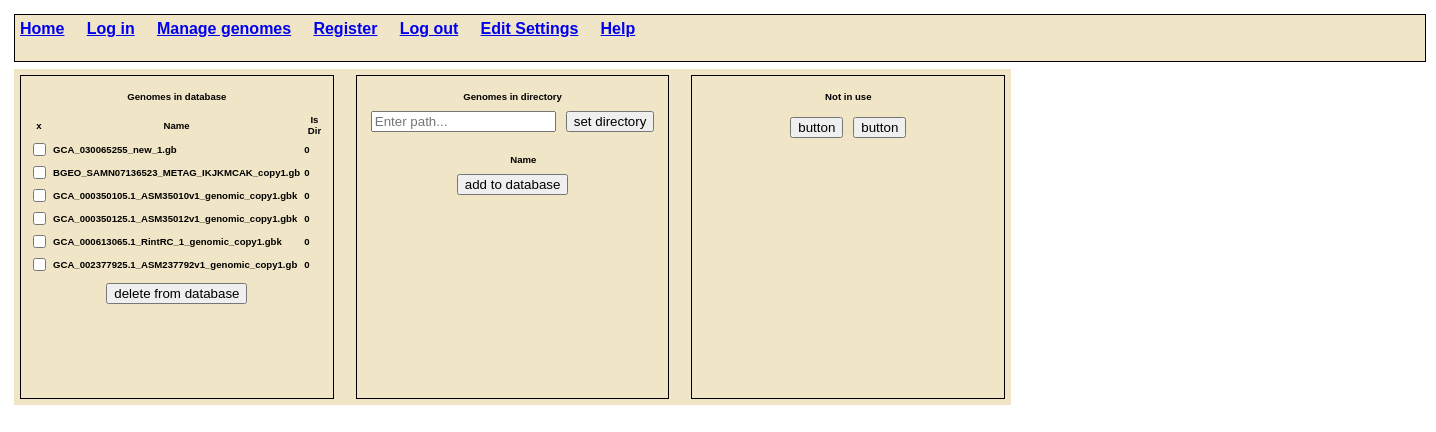
/managegenomes, run on an earlier commit of the app's database.
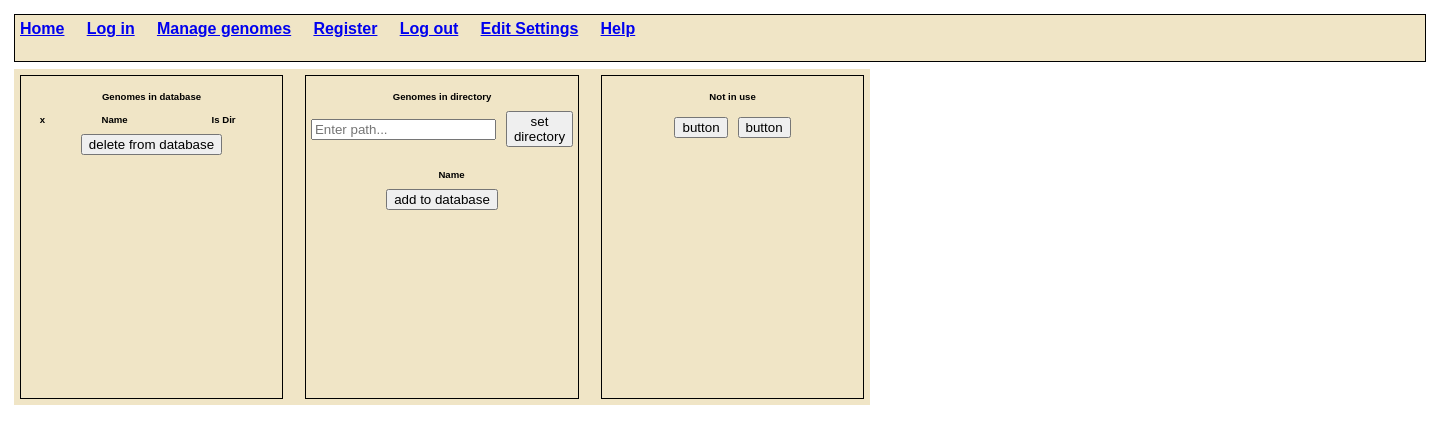
And on a later commit of the database.
### event/models.py (models this page shows)
class genomeEntry(models.Model):
    name=models.CharField('name',max_length=120)
    nick=models.CharField('nick',max_length=120,default="-")
    path=models.CharField('path',max_length=120,default="-1")
    extra=models.CharField('extra',max_length=120)
    is_dir=models.CharField('is_dir',max_length=120,default=-1)
    description=models.TextField(blank=True)
    contigs_num=models.IntegerField('contigs_num',default=-1)
    genome_size=models.IntegerField('genome_size',default=-1)
    footprint_size=models.IntegerField('footprint_size',default=-1)
    footprint_perc=models.FloatField('footprint_size',default=-1.0)
    button_analyse_isok=models.TextField('button_analyse_isok',default="red")
    button_prepare_isok=models.TextField('button_prepare_isok',default="red")
    button_blast_isok=models.TextField('button_blast_isok',default="red")
    button_blastanal_isok=models.TextField('button_blastanal_isok',default="red")
    button_footprints_isok=models.TextField('button_footprints_isok',default="red")
    button_analyse_results_isok=models.TextField('button_analyse_results_isok',default="red")
    files_num=models.IntegerField('files_num',default=-1)
    footprints=models.ManyToManyField(Footprint,blank=True)
    work_files_dir=models.CharField('work_files_dir',max_length=120,default="D:/workfiles/")
    concat_fasta_file=models.CharField('concat_fasta_file',max_length=120,default="")
    blast_results_file=models.CharField('blast_results_file',max_length=120,default="")
    blast_analysis_file=models.CharField('blast_analysis_file',max_length=120,default="")
    analysed_gb_files=models.CharField('analysed_gb_files',max_length=120,default="")
    is_list_csv_file=models.CharField('is_list_csv_file',max_length=120,default="")
    is_frequency_pic=models.CharField('is_frequency_pic',max_length=120,default="")
    def __str__(self):
	    return self.name

### event/views.py (the view)
# urls.py: path('managegenomes',views.managegenomes,name="managegenomes"),
def managegenomes(request):
    dbsquares = genomeEntry.objects.all()
    try:
        currendir_listing = os.listdir(request.user.userprofile.current_genome_dir)
    except:
        currendir_listing = []
    if request.method == 'POST':
        sent_action = request.POST.get('command')
        sent_answer = request.POST.get('answer')
        if sent_action == 'deletegenomes':
            print("sent_command deletegenomes")
            sent_answer = request.POST.get('answer').split(",")
            for i in sent_answer:
                genObj = genomeEntry.objects.filter(name=i).first()
                if genObj is not None:
                    genObj.delete()
            return render(request,'event/managegenomes.html',{'squaredb':dbsquares,'currentdir_listing':currendir_listing})
        if sent_action == 'addgenomes':
            print("sent_command addgenomes")
            sent_answer = request.POST.get('answer').split(",")
            for i in sent_answer:
                print(i)
                existing_entry = genomeEntry.objects.filter(name=i).first()
                if not existing_entry:
                    cleanedname=remove_extension(i)
                    if os.path.isdir(request.user.userprofile.current_genome_dir+"/"+i):
                        dirinput="1"
                    else:
                        dirinput="0"
                    my_work_files_dir=request.user.userprofile.work_files_dir+"/"+cleanedname
                    if not os.path.exists(my_work_files_dir):
                        os.makedirs(my_work_files_dir)
                    my_blast_files_dir=request.user.userprofile.blast_files_dir+"/"+cleanedname
                    if not os.path.exists(my_blast_files_dir):
                        os.makedirs(my_blast_files_dir)
                    genomeP = genomeEntry.objects.create(name=i, path=request.user.userprofile.current_genome_dir, extra='sea3', is_dir=dirinput,blast_results_file=my_blast_files_dir,work_files_dir=my_work_files_dir)
            return render(request,'event/managegenomes.html',{'squaredb':dbsquares,'currentdir_listing':currendir_listing})
        if sent_action == 'commitDirectory':
            print("sent_command commitdirectory")
            sent_path = request.POST.get('answer')
            print (sent_path)
            if os.path.isdir(sent_path):
                request.user.userprofile.current_genome_dir=sent_path
                currendir_listing = os.listdir(sent_path)
                request.user.userprofile.save()
            currendir_listing = os.listdir(request.user.userprofile.current_genome_dir)
            return render(request,'event/managegenomes.html',{'squaredb':dbsquares,'currentdir_listing':currendir_listing})
    else:
        return render(request,'event/managegenomes.html',{'squaredb':dbsquares,'currentdir_listing':currendir_listing})

### event/templates/event/managegenomes.html (shortened to what this page needs)
 {% extends 'event/base.html' %}
{% load static %}
{%block content%}
<!DOCTYPE html>
<html lang="en">
<head>
</head>
<body>
    <div class="container">
    <div class="header">
        <a class="nav-link" href="{% url 'home' %}">Home</a>&nbsp;&nbsp;&nbsp;&nbsp;
        <a class="nav-link" href="{% url 'login' %}">Log in</a>&nbsp;&nbsp;&nbsp;&nbsp;
        <a class="nav-link" href="{% url 'managegenomes' %}">Manage genomes</a>&nbsp;&nbsp;&nbsp;&nbsp;
          <a class="nav-link" href="{% url 'register_user' %}">Register</a>&nbsp;&nbsp;&nbsp;&nbsp;
          <a class="nav-link" href="{% url 'logout' %}">Log out</a>&nbsp;&nbsp;&nbsp;&nbsp;
          <a class="nav-link" href="{% url 'editSettings' %}"> Edit Settings</a>&nbsp;&nbsp;&nbsp;&nbsp;
          <a class="nav-link" href="{% url 'help' %}">Help</a>&nbsp;&nbsp;&nbsp;&nbsp;
    </div>
    <div class="container2">
        <div class="box2">
        <p>Genomes in database</p>
            <table id="example" class="table table-striped" style="width:100%">
                <thead>
                    <tr>
                      <th>x</th>
                        <th>Name</th>
                        <th>Is Dir</th>
                    </tr>
                </thead>
                <tbody>
                  {% for item in squaredb %}
                  <tr>
                    <td><input type="checkbox" name="{{ item }}" {% if item.is_checked %}checked{% endif %}></td>
                    <td> {{item.name}}</td>
                    <td> {{item.is_dir}}</td>
                  </tr>
                {% endfor %}
            </table>
            <div class="buttons">
                <button type="button" onclick="deleteGenome()">delete from database</button>
            </div>
        </div>
        <div class="box2">
            <p>Genomes in directory</p>
            <form method="post" id="question-form" action="" style="display: flex; align-items: center;">
                <input type="text" id="path-input" name="path" placeholder="Enter path..." style="display: inline-block; margin-right: 10px;">
                <button type="button" onclick="commitDirectory()" style="display: inline-block;">set directory</button>
            </form>
            <table id="example" class="table table-striped" style="width:100%">
                <thead>
                    <tr>
                      <th></th>
                        <th>Name</th>
                    </tr>
                </thead>
            </table>
            <div class="buttons">
                <button type="button" onclick="addGenomes()">add to database</button>
            </div>
        </div>
        <div class="box2">
            <p>Not in use</p>
            <div class="buttons">
                <button>button</button>
                <button>button</button>
            </div>
        </div>
    </div>
</div>
    </body>
</html>
{%endblock%}

### event/templates/event/base.html (shortened to what this page needs)
{% load static %}
<!doctype html>
<html lang="en">
  <head>
  </head>
  <body>
		{% block content %}
		{% endblock %}
  </body>
</html>

### event/templates/event/managegenomes.html (style rules this page uses)
.container2 { display: grid; grid-template-columns: repeat(3, 1fr); grid-gap: 20px; background-color: rgb(240, 229, 198); padding: 40px; }
.container { width: 100vw; height: 100vh; font-family: Arial, Helvetica, sans-serif; font-weight: bold; font-size: 2; display: grid; grid-template-columns:700px 1fr 50 px; grid-template-rows: 50px 1fr 1fr 50px; gap: 5px; padding: 5px; box-sizing: border-box; position: relative; outline: none; }
.container div { padding: 5px; margin: 1px; z-index: 1; }
.box2 { border: 1px solid black; padding: 20px; display: flex; flex-direction: column; align-items: center; font-size: 0.6em; }
.header { width: 1400px; grid-column-start: 1; grid-column-end: 4; outline: 2px; border: 1px solid #000000; background-color: rgb(240, 229, 198); }
.buttons { display: flex; gap: 10px; margin-top: 20px; }

What changed in the data, as far as the page shows it:
removed genomeEntry: name "GCA_030065255_new_1.gb", is_dir "0"
removed genomeEntry: name "BGEO_SAMN07136523_METAG_IKJKMCAK_copy1.gb", is_dir "0"
removed genomeEntry: name "GCA_000350105.1_ASM35010v1_genomic_copy1.gbk", is_dir "0"
removed genomeEntry: name "GCA_000350125.1_ASM35012v1_genomic_copy1.gbk", is_dir "0"
removed genomeEntry: name "GCA_000613065.1_RintRC_1_genomic_copy1.gbk", is_dir "0"
removed genomeEntry: name "GCA_002377925.1_ASM237792v1_genomic_copy1.gb", is_dir "0"
